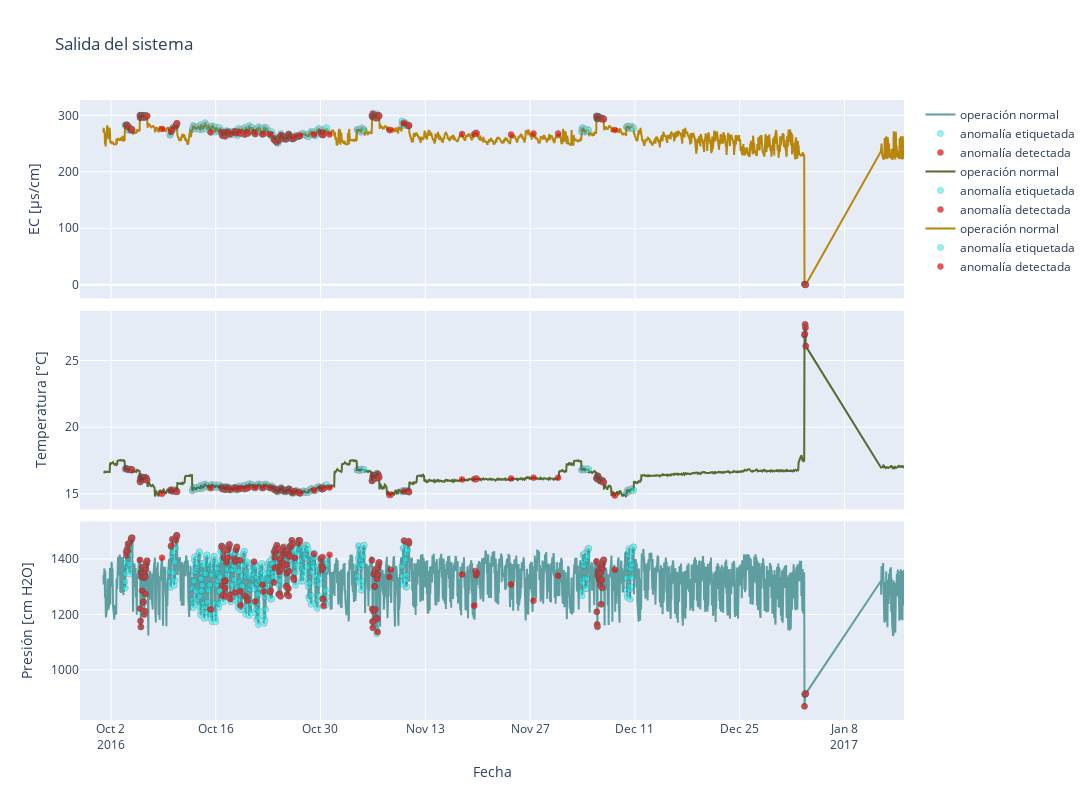

This figure's notebook cell:
### Code cell
import plotly.graph_objects as go

an_et = test.loc[test['etiqueta conjunta']==1]
an_cl = test2.loc[test2['an'] == 1]

tr_pr_ts = go.Scatter(x=test.index, y=test['Pression [cm H2O]'],
                    mode='lines',
                    name='operación normal',
                    line_color='cadetblue',
                    xaxis="x",
                    yaxis="y")
tr_pr_ae = go.Scatter(x=an_et.index, y=an_et['Pression [cm H2O]'],
                    mode='markers',
                    name='anomalía etiquetada',
                    marker_color='cyan',
                    marker_line_width=0.5,
                    opacity=0.5,
                    xaxis="x",
                    yaxis="y")
tr_pr_ad = go.Scatter(x=an_cl.index, y=an_cl['Pression [cm H2O]'],
                    mode='markers',
                    name='anomalía detectada',
                    marker_color='red',
                    marker_line_width=0.5,
                    opacity=0.7,
                    xaxis="x",
                    yaxis="y")      

pr_title = 'Presión [cm H2O]'                    

tr_t_ts = go.Scatter(x=test.index, y=test['Temperatura [°C]'],
                    mode='lines',
                    name='operación normal',
                    line_color='darkolivegreen',
                    xaxis="x",
                    yaxis="y2")
tr_t_ae = go.Scatter(x=an_et.index, y=an_et['Temperatura [°C]'],
                    mode='markers',
                    name='anomalía etiquetada',
                    marker_color='cyan',
                    marker_line_width=0.5,
                    opacity=0.5,
                    xaxis="x",
                    yaxis="y2")
tr_t_ad = go.Scatter(x=an_cl.index, y=an_cl['Temperatura [°C]'],
                    mode='markers',
                    name='anomalía detectada',
                    marker_color='red',
                    marker_line_width=0.5,
                    opacity=0.7,
                    xaxis="x",
                    yaxis="y2")      

t_title = 'Temperatura [°C]'

tr_ec_ts=go.Scatter(x=test.index, y=test['EC [µs/cm]'],
                    mode='lines',
                    name='operación normal',
                    line_color='darkgoldenrod',
                    xaxis="x",
                    yaxis="y3")
tr_ec_ae = go.Scatter(x=an_et.index, y=an_et['EC [µs/cm]'],
                    mode='markers',
                    name='anomalía etiquetada',
                    marker_color='cyan',
                    marker_line_width=0.5,
                    opacity=0.5,
                    xaxis="x",
                    yaxis="y3")
tr_ec_ad = go.Scatter(x=an_cl.index, y=an_cl['EC [µs/cm]'],
                    mode='markers',
                    name='anomalía detectada',
                    marker_color='red',
                    marker_line_width=0.5,
                    opacity=0.7,
                    xaxis="x",
                    yaxis="y3")                 

ec_title = 'EC [µs/cm]'

data = [tr_pr_ts, tr_pr_ae, tr_pr_ad, tr_t_ts, tr_t_ae, tr_t_ad, tr_ec_ts, tr_ec_ae, tr_ec_ad]

layout = go.Layout(
    xaxis=dict(
        domain=[0, 1]
    ),
    yaxis=dict(
        domain=[0, 0.32],
        
    ),
    yaxis2=dict(
        domain=[0.34, 0.66]
    ),
    yaxis3=dict(
        domain=[0.68, 1]
    )
    
)
fig = go.Figure(data=data, layout=layout)

fig.update_layout(title='Salida del sistema',
                    xaxis_title='Fecha',
                    yaxis_title=pr_title,                   
                    yaxis2_title=t_title,
                    yaxis3_title=ec_title,
                    width=1600,
                    height=800
                    
                    # subplot_title=('1','2')

)
fig.show()
#

### Figure 1 — Plotly figure (JSON) as saved in the notebook; plotly's stock layout.template omitted (floating-point values rounded to 4 significant figures; data arrays with more than 128 entries replaced by an {"elided": "..."} marker saying what was removed)
{"data": [{"line": {"color": "cadetblue"}, "mode": "lines", "name": "operación normal", "type": "scatter", "x": {"elided": "2328 str values"}, "xaxis": "x", "y": {"elided": "2328 float values"}, "yaxis": "y"}, {"marker": {"color": "cyan", "line": {"width": 0.5}}, "mode": "markers", "name": "anomalía etiquetada", "opacity": 0.5, "type": "scatter", "x": {"elided": "653 str values"}, "xaxis": "x", "y": {"elided": "653 float values"}, "yaxis": "y"}, {"marker": {"color": "red", "line": {"width": 0.5}}, "mode": "markers", "name": "anomalía detectada", "opacity": 0.7, "type": "scatter", "x": {"elided": "215 str values"}, "xaxis": "x", "y": {"elided": "215 float values"}, "yaxis": "y"}, {"line": {"color": "darkolivegreen"}, "mode": "lines", "name": "operación normal", "type": "scatter", "x": {"elided": "2328 str values"}, "xaxis": "x", "y": {"elided": "2328 float values"}, "yaxis": "y2"}, {"marker": {"color": "cyan", "line": {"width": 0.5}}, "mode": "markers", "name": "anomalía etiquetada", "opacity": 0.5, "type": "scatter", "x": {"elided": "653 str values"}, "xaxis": "x", "y": {"elided": "653 float values"}, "yaxis": "y2"}, {"marker": {"color": "red", "line": {"width": 0.5}}, "mode": "markers", "name": "anomalía detectada", "opacity": 0.7, "type": "scatter", "x": {"elided": "215 str values"}, "xaxis": "x", "y": {"elided": "215 float values"}, "yaxis": "y2"}, {"line": {"color": "darkgoldenrod"}, "mode": "lines", "name": "operación normal", "type": "scatter", "x": {"elided": "2328 str values"}, "xaxis": "x", "y": {"elided": "2328 int values"}, "yaxis": "y3"}, {"marker": {"color": "cyan", "line": {"width": 0.5}}, "mode": "markers", "name": "anomalía etiquetada", "opacity": 0.5, "type": "scatter", "x": {"elided": "653 str values"}, "xaxis": "x", "y": {"elided": "653 int values"}, "yaxis": "y3"}, {"marker": {"color": "red", "line": {"width": 0.5}}, "mode": "markers", "name": "anomalía detectada", "opacity": 0.7, "type": "scatter", "x": {"elided": "215 str values"}, "xaxis": "x", "y": {"elided": "215 int values"}, "yaxis": "y3"}], "layout": {"height": 800, "title": {"text": "Salida del sistema"}, "width": 1600, "xaxis": {"domain": [0, 1], "title": {"text": "Fecha"}}, "yaxis": {"domain": [0, 0.32], "title": {"text": "Presión [cm H2O]"}}, "yaxis2": {"domain": [0.34, 0.66], "title": {"text": "Temperatura [°C]"}}, "yaxis3": {"domain": [0.68, 1], "title": {"text": "EC [µs/cm]"}}}}
